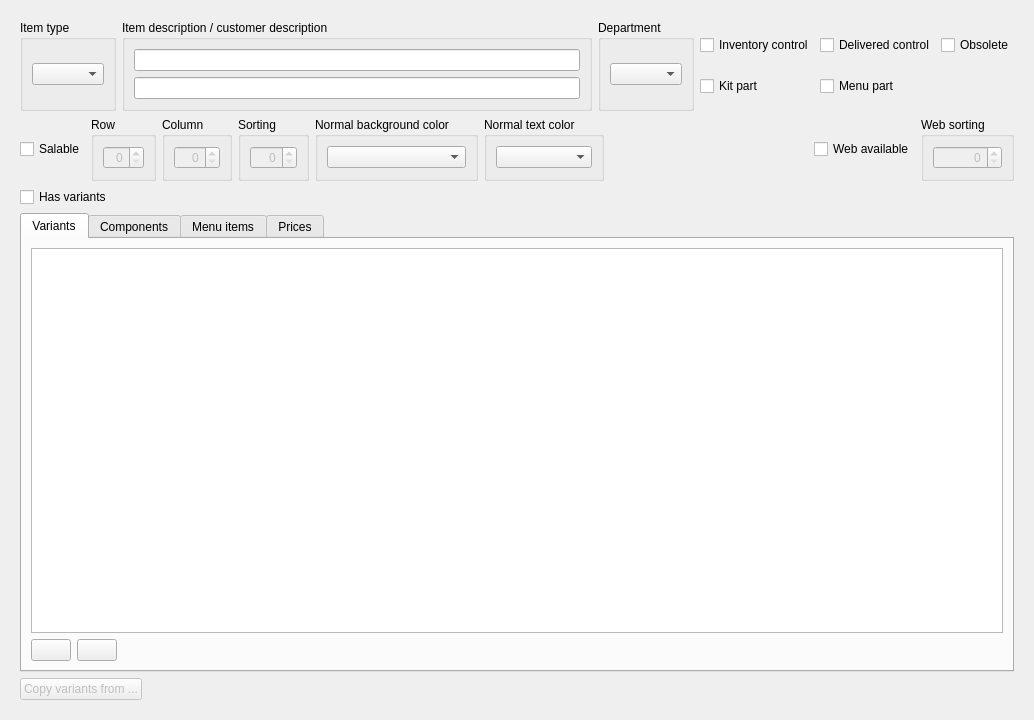
<?xml version="1.0" encoding="UTF-8"?>
<ui version="4.0">
 <class>ItemWidget</class>
 <widget class="QWidget" name="ItemWidget">
  <property name="geometry">
   <rect>
    <x>0</x>
    <y>0</y>
    <width>1034</width>
    <height>720</height>
   </rect>
  </property>
  <property name="windowTitle">
   <string>Item</string>
  </property>
  <layout class="QVBoxLayout" name="verticalLayout_4">
   <item>
    <widget class="QStackedWidget" name="stackedWidget">
     <property name="currentIndex">
      <number>0</number>
     </property>
     <widget class="QWidget" name="page">
      <layout class="QVBoxLayout" name="verticalLayout_16">
       <item>
        <layout class="QHBoxLayout" name="horizontalLayout_2">
         <item>
          <layout class="QHBoxLayout" name="horizontalLayout">
           <item>
            <widget class="QGroupBox" name="groupBox">
             <property name="title">
              <string>Item type</string>
             </property>
             <layout class="QVBoxLayout" name="verticalLayout">
              <item>
               <widget class="RelationalComboBox" name="comboBoxType"/>
              </item>
             </layout>
            </widget>
           </item>
           <item>
            <widget class="QGroupBox" name="groupBox_2">
             <property name="title">
              <string>Item description / customer description</string>
             </property>
             <layout class="QVBoxLayout" name="verticalLayout_2">
              <item>
               <widget class="QLineEdit" name="lineEditDescription"/>
              </item>
              <item>
               <widget class="QLineEdit" name="lineEditCustomerDescription"/>
              </item>
             </layout>
            </widget>
           </item>
           <item>
            <widget class="QGroupBox" name="groupBox_3">
             <property name="title">
              <string>Department</string>
             </property>
             <layout class="QVBoxLayout" name="verticalLayout_8">
              <item>
               <widget class="RelationalComboBox" name="comboBoxDepartment"/>
              </item>
             </layout>
            </widget>
           </item>
          </layout>
         </item>
         <item>
          <layout class="QGridLayout" name="gridLayout">
           <item row="1" column="0">
            <widget class="QCheckBox" name="checkBoxKitPart">
             <property name="focusPolicy">
              <enum>Qt::FocusPolicy::StrongFocus</enum>
             </property>
             <property name="text">
              <string>Kit part</string>
             </property>
            </widget>
           </item>
           <item row="0" column="0">
            <widget class="QCheckBox" name="checkBoxInventoryControl">
             <property name="focusPolicy">
              <enum>Qt::FocusPolicy::StrongFocus</enum>
             </property>
             <property name="text">
              <string>Inventory control</string>
             </property>
            </widget>
           </item>
           <item row="1" column="1">
            <widget class="QCheckBox" name="checkBoxMenuPart">
             <property name="focusPolicy">
              <enum>Qt::FocusPolicy::StrongFocus</enum>
             </property>
             <property name="text">
              <string>Menu part</string>
             </property>
            </widget>
           </item>
           <item row="0" column="1">
            <widget class="QCheckBox" name="checkBoxDeliveredControl">
             <property name="focusPolicy">
              <enum>Qt::FocusPolicy::StrongFocus</enum>
             </property>
             <property name="text">
              <string>Delivered control</string>
             </property>
            </widget>
           </item>
           <item row="0" column="2">
            <widget class="QCheckBox" name="checkBoxObsolete">
             <property name="focusPolicy">
              <enum>Qt::FocusPolicy::StrongFocus</enum>
             </property>
             <property name="text">
              <string>Obsolete</string>
             </property>
            </widget>
           </item>
          </layout>
         </item>
        </layout>
       </item>
       <item>
        <layout class="QHBoxLayout" name="horizontalLayout_3">
         <item>
          <widget class="QCheckBox" name="checkBoxSalable">
           <property name="focusPolicy">
            <enum>Qt::FocusPolicy::StrongFocus</enum>
           </property>
           <property name="text">
            <string>Salable</string>
           </property>
          </widget>
         </item>
         <item>
          <widget class="QGroupBox" name="groupBox_4">
           <property name="title">
            <string>Row</string>
           </property>
           <layout class="QVBoxLayout" name="verticalLayout_9">
            <item>
             <widget class="QSpinBox" name="spinBoxRow">
              <property name="enabled">
               <bool>false</bool>
              </property>
              <property name="alignment">
               <set>Qt::AlignmentFlag::AlignRight|Qt::AlignmentFlag::AlignTrailing|Qt::AlignmentFlag::AlignVCenter</set>
              </property>
             </widget>
            </item>
           </layout>
          </widget>
         </item>
         <item>
          <widget class="QGroupBox" name="groupBox_5">
           <property name="title">
            <string>Column</string>
           </property>
           <layout class="QVBoxLayout" name="verticalLayout_10">
            <item>
             <widget class="QSpinBox" name="spinBoxColumn">
              <property name="enabled">
               <bool>false</bool>
              </property>
              <property name="alignment">
               <set>Qt::AlignmentFlag::AlignRight|Qt::AlignmentFlag::AlignTrailing|Qt::AlignmentFlag::AlignVCenter</set>
              </property>
             </widget>
            </item>
           </layout>
          </widget>
         </item>
         <item>
          <widget class="QGroupBox" name="groupBox_6">
           <property name="title">
            <string>Sorting</string>
           </property>
           <layout class="QVBoxLayout" name="verticalLayout_11">
            <item>
             <widget class="QSpinBox" name="spinBoxSorting">
              <property name="enabled">
               <bool>false</bool>
              </property>
              <property name="alignment">
               <set>Qt::AlignmentFlag::AlignRight|Qt::AlignmentFlag::AlignTrailing|Qt::AlignmentFlag::AlignVCenter</set>
              </property>
              <property name="maximum">
               <number>999</number>
              </property>
             </widget>
            </item>
           </layout>
          </widget>
         </item>
         <item>
          <widget class="QGroupBox" name="groupBox_9">
           <property name="title">
            <string>Normal background color</string>
           </property>
           <layout class="QVBoxLayout" name="verticalLayout_15">
            <item>
             <widget class="ColorComboBox" name="comboBoxNormalBackgroundColor"/>
            </item>
           </layout>
          </widget>
         </item>
         <item>
          <widget class="QGroupBox" name="groupBox_8">
           <property name="title">
            <string>Normal text color</string>
           </property>
           <layout class="QVBoxLayout" name="verticalLayout_14">
            <item>
             <widget class="ColorComboBox" name="comboBoxNormalTextColor"/>
            </item>
           </layout>
          </widget>
         </item>
         <item>
          <spacer name="horizontalSpacer_3">
           <property name="orientation">
            <enum>Qt::Orientation::Horizontal</enum>
           </property>
           <property name="sizeHint" stdset="0">
            <size>
             <width>40</width>
             <height>20</height>
            </size>
           </property>
          </spacer>
         </item>
         <item>
          <widget class="QCheckBox" name="checkBoxWebAvailable">
           <property name="focusPolicy">
            <enum>Qt::FocusPolicy::StrongFocus</enum>
           </property>
           <property name="text">
            <string>Web available</string>
           </property>
          </widget>
         </item>
         <item>
          <widget class="QGroupBox" name="groupBox_10">
           <property name="title">
            <string>Web sorting</string>
           </property>
           <layout class="QVBoxLayout" name="verticalLayout_13">
            <item>
             <widget class="QSpinBox" name="spinBoxWebSorting">
              <property name="enabled">
               <bool>false</bool>
              </property>
              <property name="alignment">
               <set>Qt::AlignmentFlag::AlignRight|Qt::AlignmentFlag::AlignTrailing|Qt::AlignmentFlag::AlignVCenter</set>
              </property>
             </widget>
            </item>
           </layout>
          </widget>
         </item>
        </layout>
       </item>
       <item>
        <layout class="QHBoxLayout" name="horizontalLayout_5">
         <item>
          <widget class="QCheckBox" name="checkBoxVariants">
           <property name="focusPolicy">
            <enum>Qt::FocusPolicy::StrongFocus</enum>
           </property>
           <property name="text">
            <string>Has variants</string>
           </property>
          </widget>
         </item>
         <item>
          <spacer name="horizontalSpacer">
           <property name="orientation">
            <enum>Qt::Orientation::Horizontal</enum>
           </property>
           <property name="sizeHint" stdset="0">
            <size>
             <width>40</width>
             <height>20</height>
            </size>
           </property>
          </spacer>
         </item>
        </layout>
       </item>
       <item>
        <widget class="QTabWidget" name="tabWidget">
         <property name="enabled">
          <bool>true</bool>
         </property>
         <property name="currentIndex">
          <number>0</number>
         </property>
         <widget class="QWidget" name="tabVariants">
          <attribute name="title">
           <string>Variants</string>
          </attribute>
          <layout class="QVBoxLayout" name="verticalLayout_3">
           <item>
            <widget class="EnhancedTableView" name="tableViewVariants">
             <property name="enabled">
              <bool>true</bool>
             </property>
            </widget>
           </item>
           <item>
            <layout class="QHBoxLayout" name="horizontalLayout_6">
             <item>
              <widget class="QPushButton" name="pushButtonAddVar">
               <property name="text">
                <string/>
               </property>
              </widget>
             </item>
             <item>
              <widget class="QPushButton" name="pushButtonRemoveVar">
               <property name="text">
                <string/>
               </property>
              </widget>
             </item>
             <item>
              <spacer name="horizontalSpacer_4">
               <property name="orientation">
                <enum>Qt::Orientation::Horizontal</enum>
               </property>
               <property name="sizeHint" stdset="0">
                <size>
                 <width>40</width>
                 <height>20</height>
                </size>
               </property>
              </spacer>
             </item>
            </layout>
           </item>
          </layout>
         </widget>
         <widget class="QWidget" name="tabComponents">
          <attribute name="title">
           <string>Components</string>
          </attribute>
          <layout class="QVBoxLayout" name="verticalLayout_6">
           <item>
            <widget class="EnhancedTableView" name="tableViewComponents">
             <property name="enabled">
              <bool>false</bool>
             </property>
            </widget>
           </item>
           <item>
            <layout class="QHBoxLayout" name="horizontalLayout_7">
             <item>
              <widget class="QPushButton" name="pushButtonAddKit">
               <property name="text">
                <string/>
               </property>
              </widget>
             </item>
             <item>
              <widget class="QPushButton" name="pushButtonRemoveKit">
               <property name="text">
                <string/>
               </property>
              </widget>
             </item>
             <item>
              <spacer name="horizontalSpacer_5">
               <property name="orientation">
                <enum>Qt::Orientation::Horizontal</enum>
               </property>
               <property name="sizeHint" stdset="0">
                <size>
                 <width>40</width>
                 <height>20</height>
                </size>
               </property>
              </spacer>
             </item>
            </layout>
           </item>
          </layout>
         </widget>
         <widget class="QWidget" name="tabMenuItems">
          <attribute name="title">
           <string>Menu items</string>
          </attribute>
          <layout class="QVBoxLayout" name="verticalLayout_7">
           <item>
            <widget class="EnhancedTableView" name="tableViewMenuItems">
             <property name="enabled">
              <bool>false</bool>
             </property>
            </widget>
           </item>
           <item>
            <layout class="QHBoxLayout" name="horizontalLayout_8">
             <item>
              <widget class="QPushButton" name="pushButtonAddMen">
               <property name="text">
                <string/>
               </property>
              </widget>
             </item>
             <item>
              <widget class="QPushButton" name="pushButtonRemoveMen">
               <property name="text">
                <string/>
               </property>
              </widget>
             </item>
             <item>
              <spacer name="horizontalSpacer_6">
               <property name="orientation">
                <enum>Qt::Orientation::Horizontal</enum>
               </property>
               <property name="sizeHint" stdset="0">
                <size>
                 <width>40</width>
                 <height>20</height>
                </size>
               </property>
              </spacer>
             </item>
            </layout>
           </item>
          </layout>
         </widget>
         <widget class="QWidget" name="tabPrices">
          <attribute name="title">
           <string>Prices</string>
          </attribute>
          <layout class="QVBoxLayout" name="verticalLayout_12">
           <item>
            <widget class="EnhancedTableView" name="tableViewPrices">
             <property name="enabled">
              <bool>true</bool>
             </property>
            </widget>
           </item>
           <item>
            <layout class="QHBoxLayout" name="horizontalLayout_9">
             <item>
              <widget class="QPushButton" name="pushButtonAddPri">
               <property name="text">
                <string/>
               </property>
              </widget>
             </item>
             <item>
              <widget class="QPushButton" name="pushButtonRemovePri">
               <property name="text">
                <string/>
               </property>
              </widget>
             </item>
             <item>
              <spacer name="horizontalSpacer_7">
               <property name="orientation">
                <enum>Qt::Orientation::Horizontal</enum>
               </property>
               <property name="sizeHint" stdset="0">
                <size>
                 <width>40</width>
                 <height>20</height>
                </size>
               </property>
              </spacer>
             </item>
            </layout>
           </item>
          </layout>
         </widget>
        </widget>
       </item>
       <item>
        <layout class="QHBoxLayout" name="horizontalLayout_4">
         <item>
          <widget class="QPushButton" name="pushButtonCopyVariants">
           <property name="enabled">
            <bool>false</bool>
           </property>
           <property name="text">
            <string>Copy variants from ...</string>
           </property>
          </widget>
         </item>
         <item>
          <spacer name="horizontalSpacer_2">
           <property name="orientation">
            <enum>Qt::Orientation::Horizontal</enum>
           </property>
           <property name="sizeHint" stdset="0">
            <size>
             <width>40</width>
             <height>20</height>
            </size>
           </property>
          </spacer>
         </item>
        </layout>
       </item>
      </layout>
     </widget>
     <widget class="QWidget" name="page_2">
      <layout class="QVBoxLayout" name="verticalLayout_5">
       <item>
        <widget class="EnhancedTableView" name="tableView"/>
       </item>
      </layout>
     </widget>
    </widget>
   </item>
  </layout>
 </widget>
 <customwidgets>
  <customwidget>
   <class>EnhancedTableView</class>
   <extends>QTableView</extends>
   <header>App.Widget.View</header>
  </customwidget>
  <customwidget>
   <class>RelationalComboBox</class>
   <extends>QComboBox</extends>
   <header>App.Widget.Control</header>
  </customwidget>
  <customwidget>
   <class>ColorComboBox</class>
   <extends>QComboBox</extends>
   <header>App.Widget.Control</header>
  </customwidget>
 </customwidgets>
 <tabstops>
  <tabstop>comboBoxType</tabstop>
  <tabstop>lineEditDescription</tabstop>
  <tabstop>lineEditCustomerDescription</tabstop>
  <tabstop>comboBoxDepartment</tabstop>
  <tabstop>checkBoxInventoryControl</tabstop>
  <tabstop>checkBoxKitPart</tabstop>
  <tabstop>checkBoxMenuPart</tabstop>
  <tabstop>checkBoxSalable</tabstop>
  <tabstop>spinBoxRow</tabstop>
  <tabstop>spinBoxColumn</tabstop>
  <tabstop>spinBoxSorting</tabstop>
  <tabstop>comboBoxNormalBackgroundColor</tabstop>
  <tabstop>comboBoxNormalTextColor</tabstop>
  <tabstop>checkBoxWebAvailable</tabstop>
  <tabstop>spinBoxWebSorting</tabstop>
  <tabstop>checkBoxVariants</tabstop>
  <tabstop>tabWidget</tabstop>
  <tabstop>tableViewPrices</tabstop>
  <tabstop>pushButtonCopyVariants</tabstop>
  <tabstop>tableViewVariants</tabstop>
  <tabstop>tableView</tabstop>
  <tabstop>tableViewComponents</tabstop>
  <tabstop>tableViewMenuItems</tabstop>
 </tabstops>
 <resources/>
 <connections/>
</ui>
